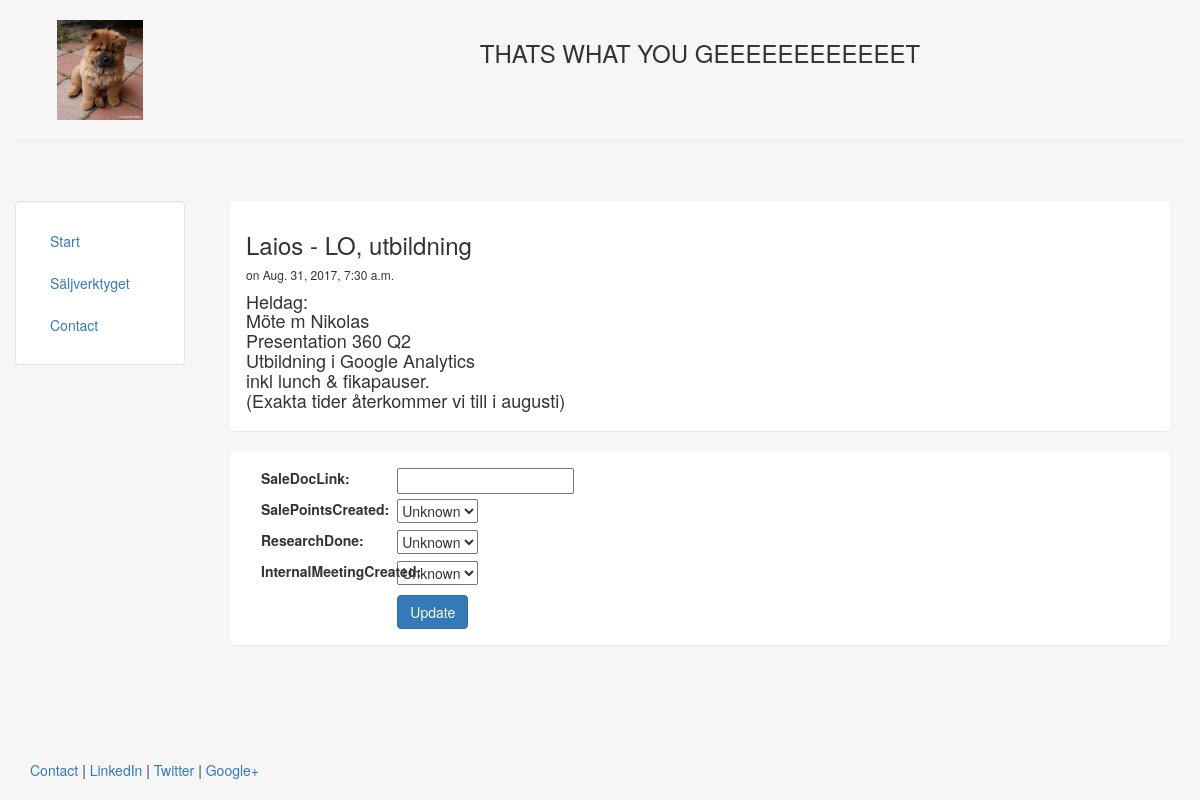
Page /sales_tool/35/ on the committed database.
### sales_tool/models.py (models this page shows, shortened)
class Event(models.Model):
    title = models.CharField(max_length=140)
    body = models.TextField(blank=True, null=True)
    date = models.DateTimeField()
    uniqueTempKey = models.CharField(max_length=200, default='myNull')
    saleDocLink = models.URLField(blank=True, null=True)
    salePointsCreated = models.NullBooleanField()
    researchDone = models.NullBooleanField()
    internalMeetingCreated = models.NullBooleanField()

### sales_tool/views.py (the view)
# urls.py: url(r'^(?P<pk>\d+)/$', views.EventUpdate.as_view(), name='add')
class EventUpdate(UpdateView):
    model = Event
    fields = ['saleDocLink','salePointsCreated','researchDone','internalMeetingCreated']

### sales_tool/templates/sales_tool/event_form.html (shortened to what this page needs)
{% extends "personal/header.html" %}
{% block content %}
<div class="panel panel-heading">
<h3>{{event.title}}</h3>
<h6>on {{event.date}}</h6>
<h4>{{event.body|safe|linebreaks}}</h4>
</div>
<div class="panel panel-body">
<form method='POST' action=''>{% csrf_token %}
{% for field in form %}
	<div class="form-Group">
		<div class="col-sm-offset-2 col-sm-10">
		</div>
		<label class="control-label col-sm-2">{{ field.label_tag }}</label>
		<div class="col-sm10">{{ field }}</div>
	</div>
{% endfor %}
<button type='submit' class="btn btn-primary" style="margin-top: 10px"/>Update</button>
</form>
</div>
{% endblock %}

### personal/templates/personal/header.html (style rules this page uses)
html, body { height:100% }

### rows in the picture
Event: title "Laios - LO, utbildning", date "Aug. 31, 2017, 7:30 a.m.", body "Heldag: Möte m Nikolas Presentation 360 Q2 Utbildning i Google Analytics inkl lunch & fikapauser. (Exakta tider återkommer vi till i augusti)", form "Unknown" "Unknown" "Unknown"

### other values in the picture
{{ field.label_tag }} "SaleDocLink:" "SalePointsCreated:" "ResearchDone:" "InternalMeetingCreated:"
